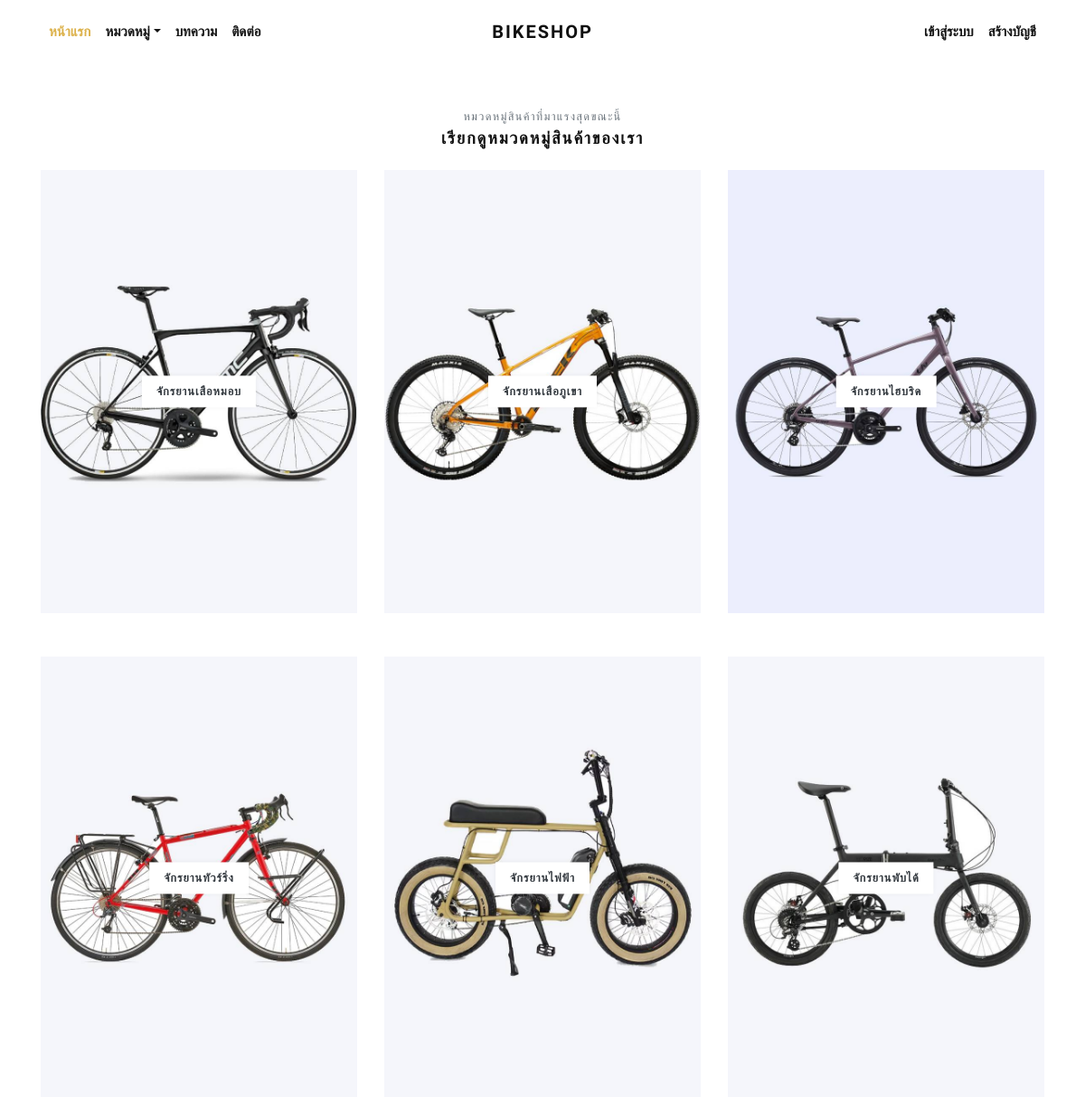
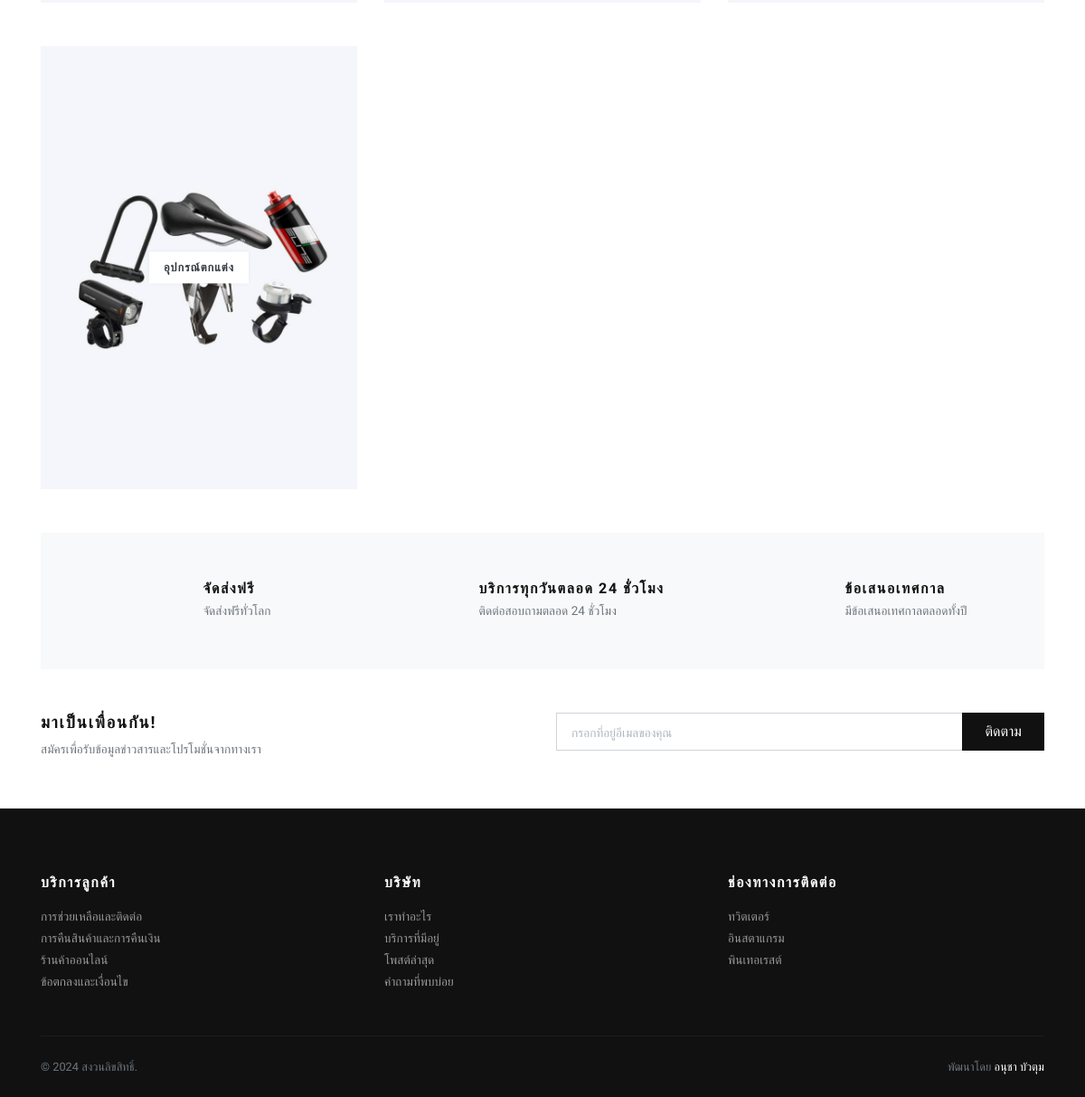
Page /categories/ on the committed database (2 pictures, top to bottom).
### store/models.py (models this page shows, shortened)
class Category(models.Model):
    title = models.CharField(max_length=50, verbose_name="Category Title")
    slug = models.SlugField(max_length=55, verbose_name="Category Slug")
    description = models.TextField(blank=True, verbose_name="Category Description")
    category_image = models.ImageField(upload_to='category', blank=True, null=True, verbose_name="Category Image")
    is_active = models.BooleanField(verbose_name="Is Active?")
    is_featured = models.BooleanField(verbose_name="Is Featured?")
    created_at = models.DateTimeField(auto_now_add=True, verbose_name="Created Date")
    updated_at = models.DateTimeField(auto_now=True, verbose_name="Updated Date")
    class Meta:
        verbose_name_plural = 'Categories'
        ordering = ('-created_at', )

### store/views.py (the view)
# urls.py: path('categories/', views.all_categories, name="all-categories"),
def all_categories(request):
    categories = Category.objects.filter(is_active=True)
    return render(request, 'store/categories.html', {'categories':categories})

### store/context_preprocessors.py (called while the page is built)
def store_menu(request):
    categories = Category.objects.filter(is_active=True)
    context = {
        'categories_menu': categories,
    }
    return context

def cart_menu(request):
    if request.user.is_authenticated:
        cart_items= Cart.objects.filter(user=request.user)
        context = {
            'cart_items': cart_items,
        }
    else:
        context = {}
    return context

### templates/store/categories.html (shortened to what this page needs)
{% extends 'base.html' %}
{% load static %}
      {% block content %}
      <div class="container">
        <section class="pt-5">
          <header class="text-center">
            <p class="small text-muted small text-uppercase mb-1">หมวดหมู่สินค้าที่มาแรงสุดขณะนี้</p>
            <h2 class="h5 text-uppercase mb-4">เรียกดูหมวดหมู่สินค้าของเรา</h2>
          </header>
          <div class="row">
          {% if categories %}
            {% for category in categories %}
              <div class="col-md-4 mb-4 mb-md-5">
                <a class="category-item" href="{% url 'store:category-products' category.slug %}">
                  <strong class="category-item-title">{{ category.title }}</strong>
                </a>
              </div>
            {% endfor %}
          {% endif %}
          </div>
        </section>
        <section class="py-5 bg-light">
          <div class="container">
            <div class="row text-center">
              <div class="col-lg-4 mb-3 mb-lg-0">
                <div class="d-inline-block">
                  <div class="media align-items-end">
                    <svg class="svg-icon svg-icon-big svg-icon-light">
                      <use xlink:href="#delivery-time-1"> </use>
                    </svg>
                    <div class="media-body text-left ml-3">
                      <h6 class="text-uppercase mb-1">จัดส่งฟรี</h6>
                      <p class="text-small mb-0 text-muted">จัดส่งฟรีทั่วโลก</p>
                    </div>
                  </div>
                </div>
              </div>
              <div class="col-lg-4 mb-3 mb-lg-0">
                <div class="d-inline-block">
                  <div class="media align-items-end">
                    <svg class="svg-icon svg-icon-big svg-icon-light">
                      <use xlink:href="#helpline-24h-1"> </use>
                    </svg>
                    <div class="media-body text-left ml-3">
                      <h6 class="text-uppercase mb-1">บริการทุกวันตลอด 24 ชั่วโมง</h6>
                      <p class="text-small mb-0 text-muted">ติดต่อสอบถามตลอด 24 ชั่วโมง</p>
                    </div>
                  </div>
                </div>
              </div>
              <div class="col-lg-4">
                <div class="d-inline-block">
                  <div class="media align-items-end">
                    <svg class="svg-icon svg-icon-big svg-icon-light">
                      <use xlink:href="#label-tag-1"> </use>
                    </svg>
                    <div class="media-body text-left ml-3">
                      <h6 class="text-uppercase mb-1">ข้อเสนอเทศกาล</h6>
                      <p class="text-small mb-0 text-muted">มีข้อเสนอเทศกาลตลอดทั้งปี</p>
                    </div>
                  </div>
                </div>
              </div>
            </div>
          </div>
        </section>
        <section class="py-5">
          <div class="container p-0">
            <div class="row">
              <div class="col-lg-6 mb-3 mb-lg-0">
                <h5 class="text-uppercase">มาเป็นเพื่อนกัน!</h5>
                <p class="text-small text-muted mb-0">สมัครเพื่อรับข้อมูลข่าวสารและโปรโมชั่นจากทางเรา
                </p>
              </div>
              <div class="col-lg-6">
                <form action="#">
                  <div class="input-group flex-column flex-sm-row mb-3">
                    <input class="form-control form-control-lg py-3" type="email" placeholder="กรอกที่อยู่อีเมลของคุณ" aria-describedby="button-addon2">
                    <div class="input-group-append">
                      <button class="btn btn-dark btn-block" id="button-addon2" type="submit">ติดตาม</button>
                    </div>
                  </div>
                </form>
              </div>
            </div>
          </div>
        </section>
      </div>
      {% endblock content %}

### bikeshop/static/css/style.default.css (style rules this page uses)
.text-small { font-size: 0.85rem !important; }
strong { font-weight: 700; }
.category-item { display: block; position: relative; color: #343a40; transition: all 0.3s; }
.category-item-title { display: inline-block; padding: 0.5rem 1rem; background: #fff; text-transform: uppercase; letter-spacing: 0.07em; position: absolute; top: 50%; left: 50%; -webkit-transform: translate(-50%, -50%); transform: translate(-50%, -50%); box-shadow: 0 0 5px rgba(0, 0, 0, 0.07); font-size: 0.8rem; }
.text-uppercase { text-transform: uppercase; letter-spacing: 0.1em; }
.svg-icon { width: 32px; height: 32px; vertical-align: text-bottom; stroke: currentColor; stroke-width: 3; --layer1: currentColor; --layer2: currentColor; --layer3: currentColor; }
.svg-icon.svg-icon-light { stroke-width: 2; }
.svg-icon-big { width: 48px; height: 48px; }
.btn { font-weight: 400; border: 1px solid transparent; font-family: inherit; padding: 0.375rem 1.5rem; font-size: 1rem; line-height: 1.5; border-radius: 0; transition: color 0.15s ease-in-out, background-color 0.15s ease-in-out, border-color 0.15s ease-in-out, box-shadow 0.15s ease-in-out; }
.btn-dark { color: #fff; background-color: #111111; border-color: #111111; }
body { font-family: "Libre Franklin", sans-serif; font-size: 1rem; font-weight: 400; line-height: 1.5; color: #111111; background-color: #fff; }
a { color: #dcb14a; text-decoration: none; }
h1, h2, h3, h4, h5, h6, .h1, .h2, .h3, .h4, .h5, .h6 { margin-bottom: 0.5rem; font-family: inherit; font-weight: 900; line-height: 1.2; color: inherit; }
h2, .h2 { font-size: 1.9rem; }
h5, .h5 { font-size: 1.15rem; }
h6, .h6 { font-size: 1rem; }
small, .small { font-size: 80%; font-weight: 400; }
.bg-light { background-color: #f8f9fa !important; }
.form-control { padding: 0.375rem 0.75rem; font-size: 1rem; line-height: 1.5; color: #495057; background-color: #fff; border: 1px solid #ced4da; border-radius: 0; transition: border-color 0.15s ease-in-out, box-shadow 0.15s ease-in-out; }
.form-control::placeholder { color: #adb5bd; font-size: 0.85rem; font-weight: 400; }
.form-control-lg { padding: 0.5rem 1rem; font-size: 1rem; line-height: 1.5; border-radius: 0; }

### rows in the picture
Category: title "จักรยานเสือหมอบ"
Category: title "จักรยานเสือภูเขา"
Category: title "จักรยานไฮบริด"
Category: title "จักรยานทัวร์ริ่ง"
Category: title "จักรยานไฟฟ้า"
Category: title "จักรยานพับได้"
Category: title "อุปกรณ์ตกแต่ง"
